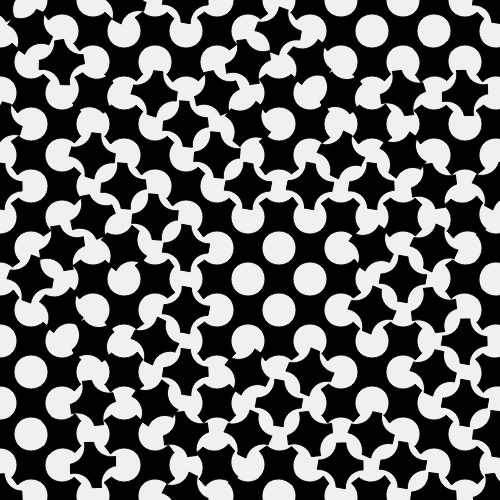
Frame 1 (no input)
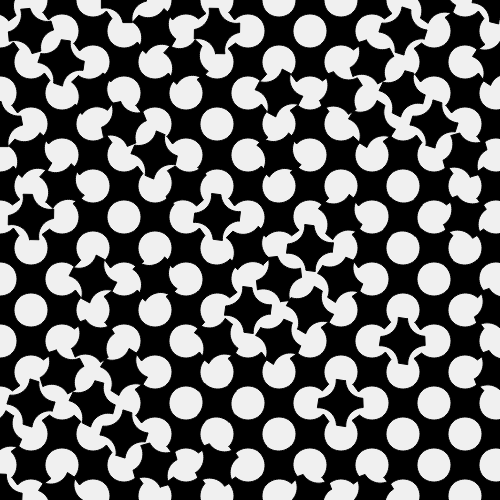
Frame 60 (no input)
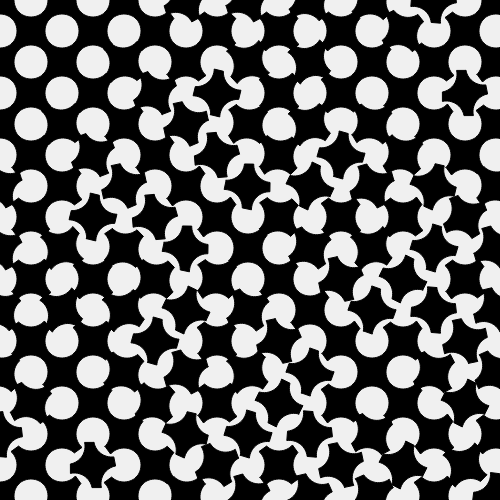
Frame 120 (the mouse pressed at the canvas centre since frame 60)

The p5.js sketch that drew these frames (run headless with seeded random() and noise() and a simulated clock; from frame 60 on, the mouse is pressed at the canvas centre):

// p5.js sketch
// ── sketch.js
let time = 0;

function setup() {
  createCanvas(500, 500);
}

function draw() {
  background(240);
  
  time += 0.03;
  
  let gridSpacing = 31;
  
  for (let col = 0; col < width; col += gridSpacing) {
    for (let row = 0; row < height; row += gridSpacing) {
      // Checkerboard pattern
      if ((row + col) % 2 < 1) {
        fill(0);
        beginShape();
        
        let numPetals = 4;
        
        for (let petalIndex = 0; petalIndex < numPetals; petalIndex++) {
          // Calculate rotation based on distance and time
          let distanceFromCorner = dist(width, height, col, row);
          let rotationAmount = max(min(sin(time + distanceFromCorner) * 1.5 + sin(time/2) / 2, 1), -1) * PI;
          let petalBaseAngle = petalIndex * PI/2 + rotationAmount;
          
          // Draw petal curve
          let outerRadius = 32;
          let innerRadius = 18;
          
          for (let curveAngle = petalBaseAngle + 3.9; curveAngle > petalBaseAngle + 2.3; curveAngle -= 0.1) {
            vertex(
              col + cos(petalBaseAngle) * outerRadius + cos(curveAngle) * innerRadius,
              row + sin(petalBaseAngle) * outerRadius + sin(curveAngle) * innerRadius
            );
          }
        }
        
        endShape(CLOSE);
      }
    }
  }
}
